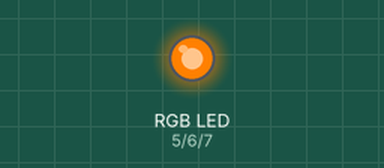
This sketch was run on a simulated Arduino Uno, built with avr-gcc and run on an emulated ATmega328P. Parts: an RGB LED mixed from three pins (HIGH = lit). Dim RGB values are drawn brighter than linear.

Above: at 0.1 s.
At 4.1 s:
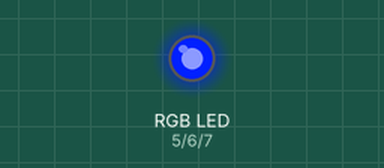
At 8.1 s:
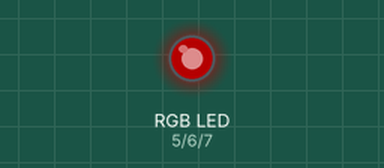
At 16.1 s:
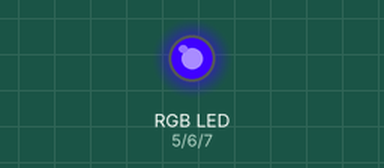
At 26.1 s:
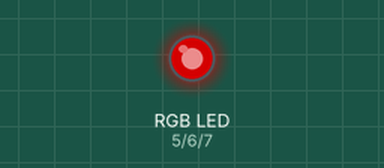
At 38.1 s:
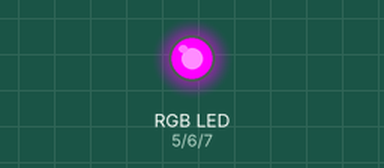
Timing chart, 0 to 39.6 s (numbered marks = the images above):
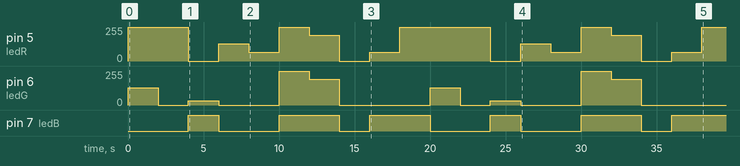

The sketch:

labo2_ej2.ino
```cpp
int ledR = 5;
int ledG = 6;
int ledB = 7;

void setup() {
  pinMode(ledR, OUTPUT);
  pinMode(ledG, OUTPUT);
  pinMode(ledB, OUTPUT);
}

void setColor(int red, int green, int blue) {
  analogWrite(ledR, red);
  analogWrite(ledG, green);
  analogWrite(ledB, blue);
}

void loop() {
  setColor(255, 128, 64);
  delay(2000);
  setColor(255, 0, 0);
  delay(2000);
  setColor(0, 32, 255);
  delay(2000);
  setColor(128, 0, 64);
  delay(2000);
  setColor(64, 0, 0);
  delay(2000);
  setColor(255, 255, 255);
  delay(2000);
  setColor(192, 192, 192);
  delay(2000);
  setColor(0, 0, 0);
  delay(2000);
  setColor(64, 0, 255);
  delay(2000);
  setColor(255, 0, 255);
  delay(2000);
}
```

Measured:
- by itself, pin 5 (ledR): 0/255 → 255/255 at 0.00 s, → 0/255 4.0 s later, → 128/255 2.0 s later, → 64/255 2.0 s later, … (17 changes in this stretch)
- by itself, pin 6 (ledG): 0/255 → 128/255 at 0.00 s, → 0/255 2.0 s later, → 32/255 2.0 s later, → 0/255 2.0 s later, … (14 changes in this stretch)
- by itself, pin 7 (ledB): LOW → HIGH at 4.0 s, → LOW 2.0 s later, → HIGH 4.0 s later, → LOW 4.0 s later, … (11 changes in this stretch)
